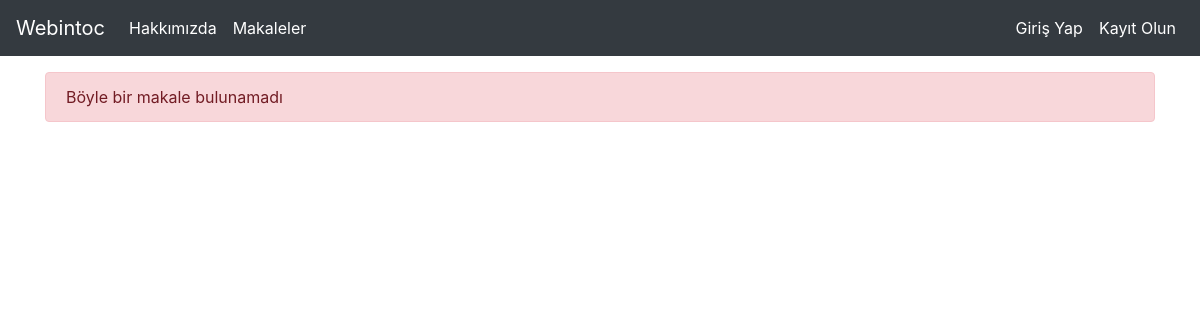
Page /article/4 on the earlier database version.
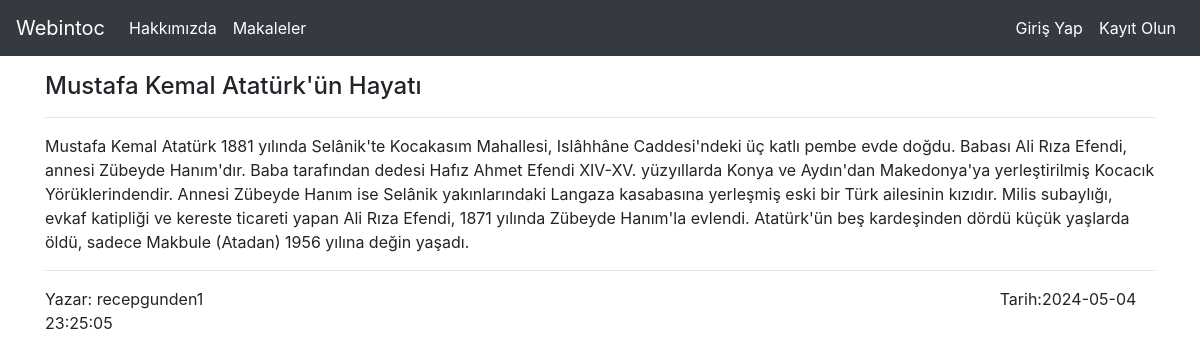
Same page on the later database version.
### tables this page shows
CREATE TABLE "articles" (
    "id" INTEGER PRIMARY KEY AUTOINCREMENT,
    "title" TEXT,
    "author" TEXT,
    "content" TEXT,
    "created_date" TIMESTAMP DEFAULT (datetime('now', 'localtime'))
);

### webintoc.py (the view)
@app.route("/article/<string:id>")
def article(id):
    with sql.connect("webintoc.db") as con:
        cursor = con.cursor()
        sorgu = "SELECT * FROM articles WHERE id = ?"
        cursor.execute(sorgu,(id,))
        article = cursor.fetchone()
    if article:
        return render_template("article.html", article=article)
    else:
        return render_template("article.html")

### templates/article.html
{% extends 'layout.html' %}
{% block body %}
    {% if article %}
        <h4>{{article[1]}}</h4>
        <hr>
        <p>{{article[3]}}</p>
        <hr>
        <div>Yazar: {{article[2]}} &#160;&#160;&#160;&#160;&#160;&#160;&#160;&#160;&#160;&#160;&#160;&#160;&#160;&#160;&#160;&#160;&#160;&#160;&#160;&#160;&#160;&#160;&#160;&#160;&#160;&#160;&#160;&#160;&#160;&#160;&#160;&#160;&#160;&#160;&#160;&#160;&#160;&#160;&#160;&#160;&#160;&#160;&#160;&#160;&#160;&#160;&#160;&#160;&#160;&#160;&#160;&#160;&#160;&#160;&#160;&#160;&#160;&#160;&#160;&#160;&#160;&#160;&#160;&#160;&#160;&#160;&#160;&#160;&#160;&#160;&#160;&#160;&#160;&#160;&#160;&#160;&#160;&#160;&#160;&#160;&#160;&#160;&#160;&#160;&#160;&#160;&#160;&#160;&#160;&#160;&#160;&#160;&#160;&#160;&#160;&#160;&#160;&#160;&#160;&#160;&#160;&#160;&#160;&#160;&#160;&#160;&#160;&#160;&#160;&#160;&#160;&#160;&#160;&#160;&#160;&#160;&#160;&#160;&#160;&#160;&#160;&#160;&#160;&#160;&#160;&#160;&#160;&#160;&#160;&#160;&#160;&#160;&#160;&#160;&#160;&#160;&#160;&#160;&#160;&#160;&#160;&#160;&#160;&#160;&#160;&#160;&#160;&#160;&#160;&#160;&#160;&#160;&#160;&#160;&#160;&#160;&#160;&#160;&#160;&#160;&#160;&#160;&#160;&#160;&#160;&#160;&#160;&#160;&#160;&#160;&#160;&#160;&#160;&#160;&#160; Tarih:{{article[4]}}</div>
    {% else %}
        <div class="alert alert-danger">Böyle bir makale bulunamadı </div>
    {% endif %}
{% endblock %}

### templates/layout.html (shortened to what this page needs)
<!DOCTYPE html>
<html lang="en">
<head>
    <link rel="stylesheet" href="https://cdn.jsdelivr.net/npm/bootstrap@4.0.0/dist/css/bootstrap.min.css">
</head>
<body>
    {% include 'includes/navbar.html'   %}
    <br><br><br>
    <div class = "container">
        {% block body %}
        {% endblock %}
    </div>
</body>
</html>

### templates/includes/navbar.html (shortened to what this page needs)
<nav class="navbar navbar-expand-md navbar-dark fixed-top bg-dark">
    <a class="navbar-brand" href="/">Webintoc</a>
    <div class="collapse navbar-collapse" id="navbarCollapse">
    <ul class="navbar-nav mr-auto">
        <li class="nav-item active">
        <a class="nav-link" href="/about">Hakkımızda</a>
        <li class="nav-item active">
        <a class="nav-link" href="/articles">Makaleler</a>
    </ul>
    <ul class="navbar-nav ml-auto">
        {% if session["logged_in"] %}
            <li class="nav-item active">
                <a class="nav-link" href="/dashboard">Kontrol Paneli</a>
            <li class="nav-item active">
                <a class="nav-link" href="/logout">Çıkış Yap</a>
        {% else %}
            <li class="nav-item active">
                <a class="nav-link" href="/login">Giriş Yap</a>
            <li class="nav-item active">
                <a class="nav-link" href="/register">Kayıt Olun</a>
        {% endif %}
    </ul>
    </div>
</nav>

Differences in the rows shown:
added articles: title "Mustafa Kemal Atatürk'ün Hayatı", content "Mustafa Kemal Atatürk 1881 yılında Selânik'te Kocakasım Mahallesi, Islâhhâne Caddesi'ndeki üç katlı pembe evde doğdu. Babası Ali Rıza Efendi, annesi Zübeyde Hanım'dır. Baba tarafından dedesi Hafız Ahmet Efendi XIV-XV. yüzyıllarda Konya ve Aydın'dan Makedonya'ya yerleştirilmiş Kocacık Yörüklerindendir. Annesi Zübeyde Hanım ise Selânik yakınlarındaki Langaza kasabasına yerleşmiş eski bir Türk ailesinin kızıdır. Milis subaylığı, evkaf katipliği ve kereste ticareti yapan Ali Rıza Efendi, 1871 yılında Zübeyde Hanım'la evlendi. Atatürk'ün beş kardeşinden dördü küçük yaşlarda öldü, sadece Makbule (Atadan) 1956 yılına değin yaşadı.", author "recepgunden1", created_date "2024-05-04 23:25:05"
Other differences:
text no longer shown: "Böyle bir makale bulunamadı"
text now shown: "Yazar: Tarih:"
